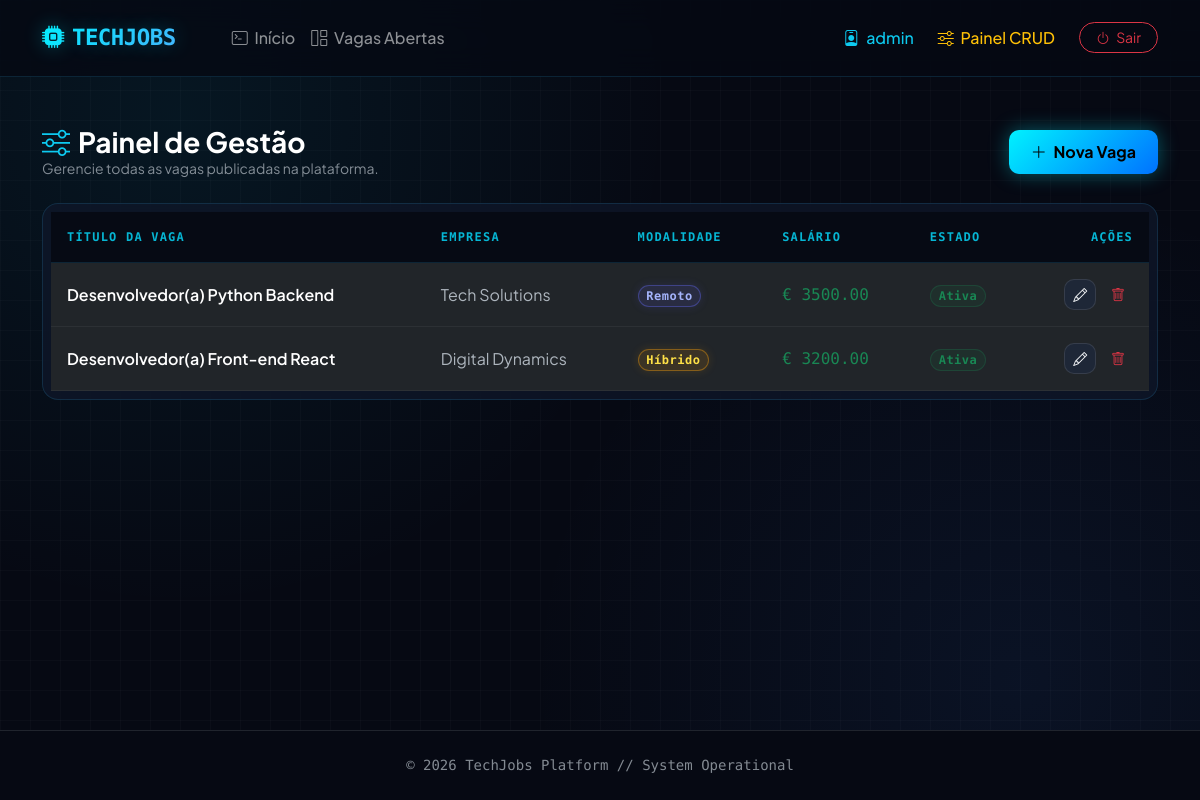
The app's page /gestao/ (signed in), older data.
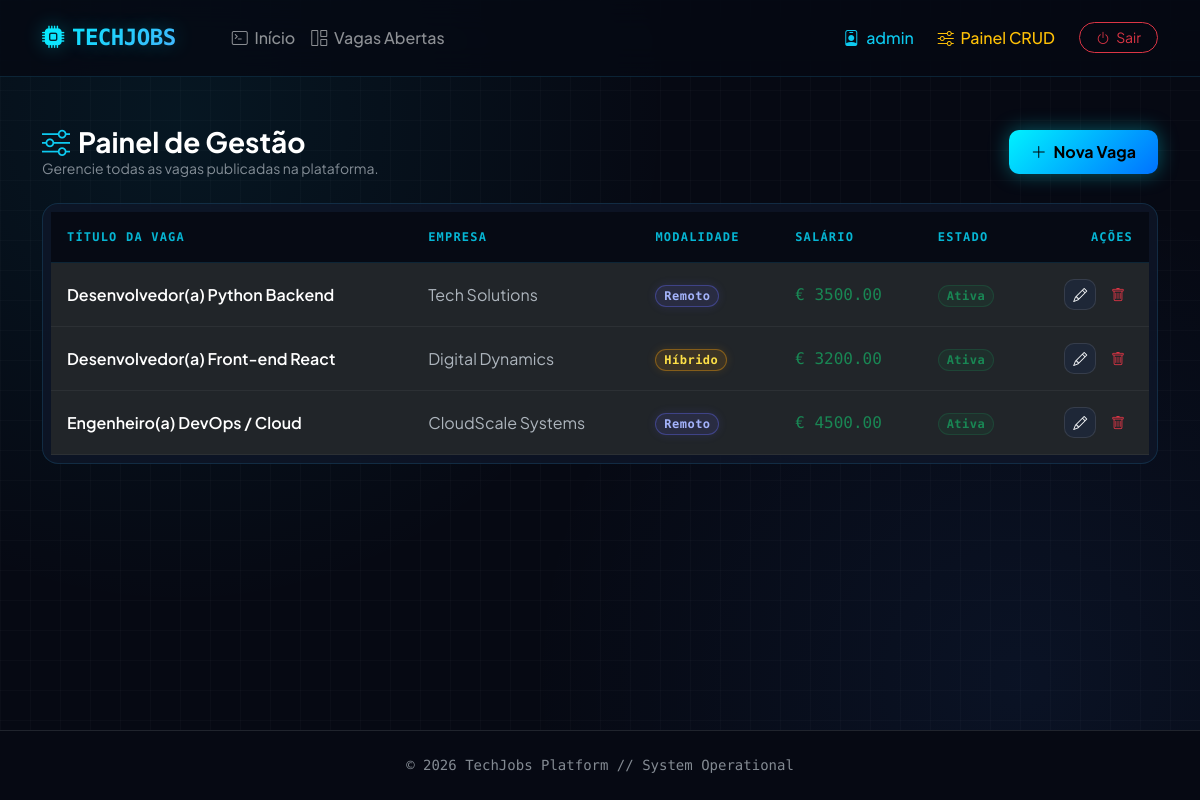
The same page, newer data.
### app/models.py (models this page shows, shortened)
class Vaga(models.Model):
    MODALIDADE_CHOICES = [
        ('Remoto', 'Remoto'),
        ('Híbrido', 'Híbrido'),
        ('Presencial', 'Presencial'),
    ]
    titulo_vaga = models.CharField(max_length=200)
    empresa = models.CharField(max_length=150)
    modalidade = models.CharField(max_length=20, choices=MODALIDADE_CHOICES, default='Remoto')
    salario = models.DecimalField(max_digits=10, decimal_places=2)
    requisitos = models.TextField()
    ativa = models.BooleanField(default=True)

### app/views.py (the view)
# urls.py: path('gestao/', views.painel_gestao, name='painel_gestao'),
@login_required
def painel_gestao(request):
    vagas = Vaga.objects.all()
    return render(request, 'app/painel_gestao.html', {'vagas': vagas})

### app/templates/app/painel_gestao.html
{% extends 'app/base.html' %}
{% block content %}
<div class="d-flex justify-content-between align-items-center mb-4">
    <div>
        <h3 class="fw-bold m-0 text-white"><i class="bi bi-sliders text-info me-2"></i>Painel de Gestão</h3>
        <p class="text-muted small m-0">Gerencie todas as vagas publicadas na plataforma.</p>
    </div>
    <a href="{% url 'criar_vaga' %}" class="btn btn-primary-clean">
        <i class="bi bi-plus-lg me-1"></i> Nova Vaga
    </a>
</div>
<div class="card card-clean p-2">
    <div class="table-responsive">
        <table class="table table-clean align-middle mb-0">
            <thead>
                <tr>
                    <th>Título da Vaga</th>
                    <th>Empresa</th>
                    <th>Modalidade</th>
                    <th>Salário</th>
                    <th>Estado</th>
                    <th class="text-end">Ações</th>
                </tr>
            </thead>
            <tbody>
                {% for vaga in vagas %}
                <tr>
                    <td class="fw-semibold text-white">{{ vaga.titulo_vaga }}</td>
                    <td>{{ vaga.empresa }}</td>
                    <td>
                        <span class="badge {% if vaga.modalidade == 'Remoto' %}badge-remoto{% elif vaga.modalidade == 'Híbrido' %}badge-hibrido{% else %}badge-presencial{% endif %} rounded-pill">
                            {{ vaga.modalidade }}
                        </span>
                    </td>
                    <td class="fw-medium text-success">€ {{ vaga.salario }}</td>
                    <td>
                        {% if vaga.ativa %}
                            <span class="badge bg-success bg-opacity-10 text-success border border-success border-opacity-25 rounded-pill">Ativa</span>
                        {% else %}
                            <span class="badge bg-secondary bg-opacity-10 text-secondary border border-secondary border-opacity-25 rounded-pill">Encerrada</span>
                        {% endif %}
                    </td>
                    <td class="text-end">
                        <a href="{% url 'editar_vaga' vaga.pk %}" class="btn btn-sm btn-light-clean me-1">
                            <i class="bi bi-pencil"></i>
                        </a>
                        <a href="{% url 'eliminar_vaga' vaga.pk %}" class="btn btn-sm btn-outline-danger border-0">
                            <i class="bi bi-trash"></i>
                        </a>
                    </td>
                </tr>
                {% empty %}
                <tr>
                    <td colspan="6" class="text-center py-4 text-muted">Nenhuma vaga registada até ao momento.</td>
                </tr>
                {% endfor %}
            </tbody>
        </table>
    </div>
</div>
{% endblock %}

Row changes from the older to the newer data that the page shows:
added Vaga: titulo_vaga "Engenheiro(a) DevOps / Cloud", empresa "CloudScale Systems", modalidade "Remoto", salario "4500.00", ativa "Ativa"
